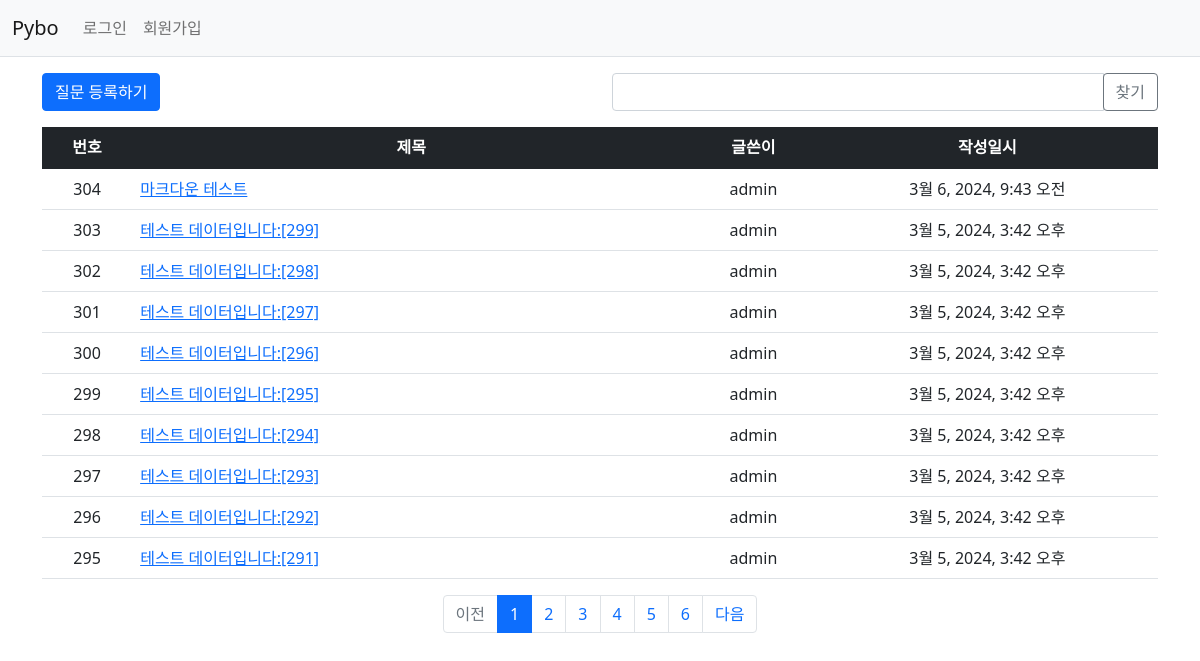
Screenshot of /pybo/ with the database file from the repository.
### pybo/models.py (models this page shows, shortened)
class Question(models.Model):
    author = models.ForeignKey(User, on_delete=models.CASCADE, related_name='author_question')
    subject = models.CharField(max_length=200)
    content = models.TextField()
    create_date = models.DateTimeField()
    modify_date = models.DateTimeField(null=True, blank=True)
    voter = models.ManyToManyField(User, related_name='voter_question')  # 추천인 추가

### pybo/views/base_views.py (the view, shortened to what this page needs)
# urls.py: path('', base_views.index, name='index'),  # '/' 에 해당되는 path
def index(request):
    page = request.GET.get('page', '1')  # 페이지
    kw = request.GET.get('kw', '')  # 검색어
    question_list = Question.objects.order_by('-create_date')
    paginator = Paginator(question_list, 10)  # 페이지당 10개씩 보여주기
    page_obj = paginator.get_page(page)
    context = {'question_list': page_obj, 'page': page, 'kw': kw}
    return render(request, 'pybo/question_list.html', context)

### pybo/templatetags/pybo_filter.py (called while the page is built)
@register.filter
def sub(value, arg):
    return value - arg

### templates/pybo/question_list.html (shortened to what this page needs)
{% extends 'base.html' %}
{% load pybo_filter %}
{% block content %}
<div class="container my-3">
    <div class="row my-3">
        <div class="col-6">
            <a href="{% url 'pybo:question_create' %}" class="btn btn-primary">질문 등록하기</a>
        </div>
        <div class="col-6">
            <div class="input-group">
                <input type="text" id="search_kw" class="form-control" value="{{ kw|default_if_none:'' }}">
                <div class="input-group-append">
                    <button class="btn btn-outline-secondary" type="button" id="btn_search">찾기</button>
                </div>
            </div>
        </div>
    </div>
    <table class="table">
        <thead>
        <tr class="text-center table-dark">
            <th>번호</th>
            <th style="width:50%">제목</th>
            <th>글쓴이</th>
            <th>작성일시</th>
        </tr>
        </thead>
        <tbody>
        {% if question_list %}
        {% for question in question_list %}
        <tr class="text-center">
            <td>
                {{ question_list.paginator.count|sub:question_list.start_index|sub:forloop.counter0|add:1 }}
            </td>
            <td class="text-start">
                <a href="{% url 'pybo:detail' question.id %}">{{ question.subject }}</a>
            </td>
            <td>{{ question.author.username }}</td>
            <td>{{ question.create_date }}</td>
        </tr>
        {% endfor %}
        {% else %}
        <tr>
            <td colspan="4">질문이 없습니다.</td>
        </tr>
        {% endif %}
        </tbody>
    </table>
    <ul class="pagination justify-content-center">
        {% if question_list.has_previous %}
        <li class="page-item">
            <a class="page-link" data-page="{{ question_list.previous_page_number }}"
                href="javascript:void(0)">이전</a>
        </li>
        {% else %}
        <li class="page-item disabled">
            <a class="page-link" tabindex="-1" aria-disabled="true" href="#">이전</a>
        </li>
        {% endif %}
        {% for page_number in question_list.paginator.page_range %}
        {% if page_number >= question_list.number|add:-5 and page_number <= question_list.number|add:5 %}
        {% if page_number == question_list.number %}
        <li class="page-item active" aria-current="page">
            <a class="page-link" data-page="{{ page_number }}"
                href="javascript:void(0)">{{ page_number }}</a>
        </li>
        {% else %}
        <li class="page-item">
            <a class="page-link" data-page="{{ page_number }}"
                href="javascript:void(0)">{{ page_number }}</a>
        </li>
        {% endif %}
        {% endif %}
        {% endfor %}
        {% if question_list.has_next %}
        <li class="page-item">
            <a class="page-link" data-page="{{ question_list.next_page_number }}"
                href="javascript:void(0)">다음</a>
        </li>
        {% else %}
        <li class="page-item disabled">
            <a class="page-link" tabindex="-1" aria-disabled="true" href="#">다음</a>
        </li>
        {% endif %}
    </ul>
</div>
{% endblock %}

### templates/base.html (shortened to what this page needs)
{% load static %}
<!doctype html>
<html lang="ko">
<head>
    <link rel="stylesheet" type="text/css" href="{% static 'bootstrap.min.css' %}">
    <link rel="stylesheet" type="text/css" href="{% static 'style.css' %}">
</head>
<body>
{% include "navbar.html" %}
{% block content %}
{% endblock %}
</body>
</html>

### templates/navbar.html (shortened to what this page needs)
<!DOCTYPE html>
<html lang="en">
<head>
</head>
<body>
<nav class="navbar navbar-expand-lg navbar-light bg-light border-bottom">
    <div class="container-fluid">
        <a class="navbar-brand" href="{% url 'pybo:index' %}">Pybo</a>
        <div class="collapse navbar-collapse" id="navbarSupportedContent">
            <ul class="navbar-nav me-auto mb-2 mb-lg-0">
                <li class="nav-item">
                    {% if user.is_authenticated %}
                    <a class="nav-link" href="{% url 'common:logout' %}">{{ user.username }} (로그아웃)</a>
                    {% else %}
                    <a class="nav-link" href="{% url 'common:login' %}">로그인</a>
                    {% endif %}
                </li>
                <li>
                    {% if not user.is_authenticated %}
                    <a class="nav-link" href="{% url 'common:signup' %}">회원가입</a>
                    {% endif %}
                </li>
            </ul>
        </div>
    </div>
</nav>
</body>
</html>

### rows the page displays
Question: paginator.count|sub "304", subject "마크다운 테스트", author.username "admin", create_date "3월 6, 2024, 9:43 오전"
Question: paginator.count|sub "303", subject "테스트 데이터입니다:[299]", author.username "admin", create_date "3월 5, 2024, 3:42 오후"
Question: paginator.count|sub "302", subject "테스트 데이터입니다:[298]", author.username "admin", create_date "3월 5, 2024, 3:42 오후"
Question: paginator.count|sub "301", subject "테스트 데이터입니다:[297]", author.username "admin", create_date "3월 5, 2024, 3:42 오후"
Question: paginator.count|sub "300", subject "테스트 데이터입니다:[296]", author.username "admin", create_date "3월 5, 2024, 3:42 오후"
Question: paginator.count|sub "299", subject "테스트 데이터입니다:[295]", author.username "admin", create_date "3월 5, 2024, 3:42 오후"
Question: paginator.count|sub "298", subject "테스트 데이터입니다:[294]", author.username "admin", create_date "3월 5, 2024, 3:42 오후"
Question: paginator.count|sub "297", subject "테스트 데이터입니다:[293]", author.username "admin", create_date "3월 5, 2024, 3:42 오후"
Question: paginator.count|sub "296", subject "테스트 데이터입니다:[292]", author.username "admin", create_date "3월 5, 2024, 3:42 오후"
Question: paginator.count|sub "295", subject "테스트 데이터입니다:[291]", author.username "admin", create_date "3월 5, 2024, 3:42 오후"

### other values shown
{{ page_number }} "1"
{{ page_number }} "2" "3" "4" "5" "6"
